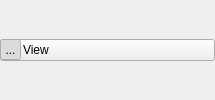
       <widget class="QWidget" name="view_header_background" native="true">
        <layout class="QVBoxLayout" name="verticalLayout_13">
         <property name="leftMargin">
          <number>0</number>
         </property>
         <property name="topMargin">
          <number>0</number>
         </property>
         <property name="rightMargin">
          <number>0</number>
         </property>
         <property name="bottomMargin">
          <number>0</number>
         </property>
         <item>
          <widget class="QPushButton" name="view_header">
           <property name="sizePolicy">
            <sizepolicy hsizetype="Preferred" vsizetype="Fixed">
             <horstretch>0</horstretch>
             <verstretch>0</verstretch>
            </sizepolicy>
           </property>
           <property name="minimumSize">
            <size>
             <width>215</width>
             <height>21</height>
            </size>
           </property>
           <layout class="QHBoxLayout" name="horizontalLayout_15">
            <property name="spacing">
             <number>2</number>
            </property>
            <property name="leftMargin">
             <number>0</number>
            </property>
            <property name="topMargin">
             <number>0</number>
            </property>
            <property name="rightMargin">
             <number>0</number>
            </property>
            <property name="bottomMargin">
             <number>0</number>
            </property>
            <item>
             <widget class="QToolButton" name="view_open_button">
              <property name="minimumSize">
               <size>
                <width>21</width>
                <height>21</height>
               </size>
              </property>
              <property name="maximumSize">
               <size>
                <width>21</width>
                <height>21</height>
               </size>
              </property>
              <property name="text">
               <string>...</string>
              </property>
              <property name="icon">
               <iconset resource="../Resources/ShapeWorksStudio.qrc">
                <normaloff>:/Studio/Images/RightArrowWhite.png</normaloff>
                <normalon>:/Studio/Images/DownArrowWhite.png</normalon>:/Studio/Images/RightArrowWhite.png</iconset>
              </property>
              <property name="checkable">
               <bool>true</bool>
              </property>
              <property name="checked">
               <bool>true</bool>
              </property>
             </widget>
            </item>
            <item>
             <widget class="QLabel" name="view_label">
              <property name="text">
               <string>View</string>
              </property>
             </widget>
            </item>
           </layout>
          </widget>
         </item>
        </layout>
       </widget>
